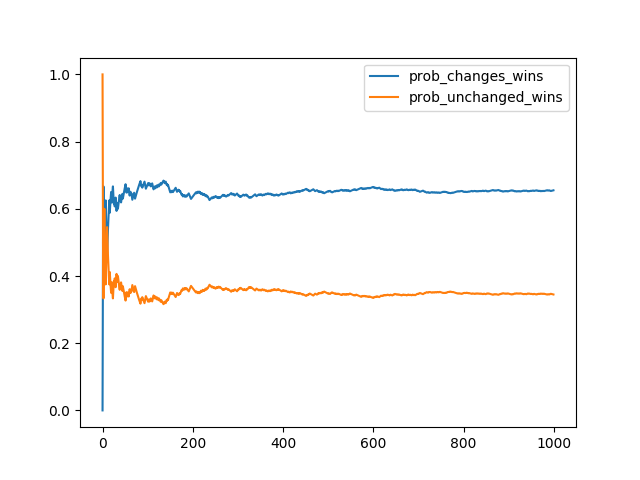

Generate this figure with Python:
import random
import matplotlib.pyplot as plt
import sys

num_changed_wins, num_unchanged_wins = 0, 0
prob_changes_wins, prob_unchanged_wins = [], []
NUM_DOORS = int(sys.argv[1])
NUM_SIMULATION = int(sys.argv[2])

for i in range(NUM_SIMULATION):
    door_new_car = random.randrange(NUM_DOORS)
    door_player_choice = random.randrange(NUM_DOORS)
    door_player_unchoice = [j for j in range(NUM_DOORS) if j != door_player_choice]

    if door_player_choice == door_new_car:
        door_monty_choice = random.choices(door_player_unchoice, k=NUM_DOORS-2)[0]
    else:
        door_player_unchoice_without_car = [j for j in door_player_unchoice if j != door_new_car] 
        door_monty_choice = random.choices(door_player_unchoice_without_car, k=NUM_DOORS-2)[0]

    door_another = [j for j in door_player_unchoice if j != door_monty_choice][0]

    if door_player_choice == door_new_car:
        num_unchanged_wins += 1
    elif door_another == door_new_car:
        num_changed_wins += 1

    prob_changes_wins.append(num_changed_wins / (i + 1))
    prob_unchanged_wins.append(num_unchanged_wins / (i + 1))
    
print('Number of Trials = ', NUM_SIMULATION)
print('num_changed_wins = ', num_changed_wins, ' prob_changes_wins = ', prob_changes_wins[-1])
print('num_unchanged_wins = ', num_unchanged_wins, ' prob_unchanged_wins', prob_unchanged_wins[-1])

plt.plot(prob_changes_wins, label='prob_changes_wins')
plt.plot(prob_unchanged_wins, label='prob_unchanged_wins')
plt.legend()
plt.show()
plt.savefig('simu_monty_hall.png')
